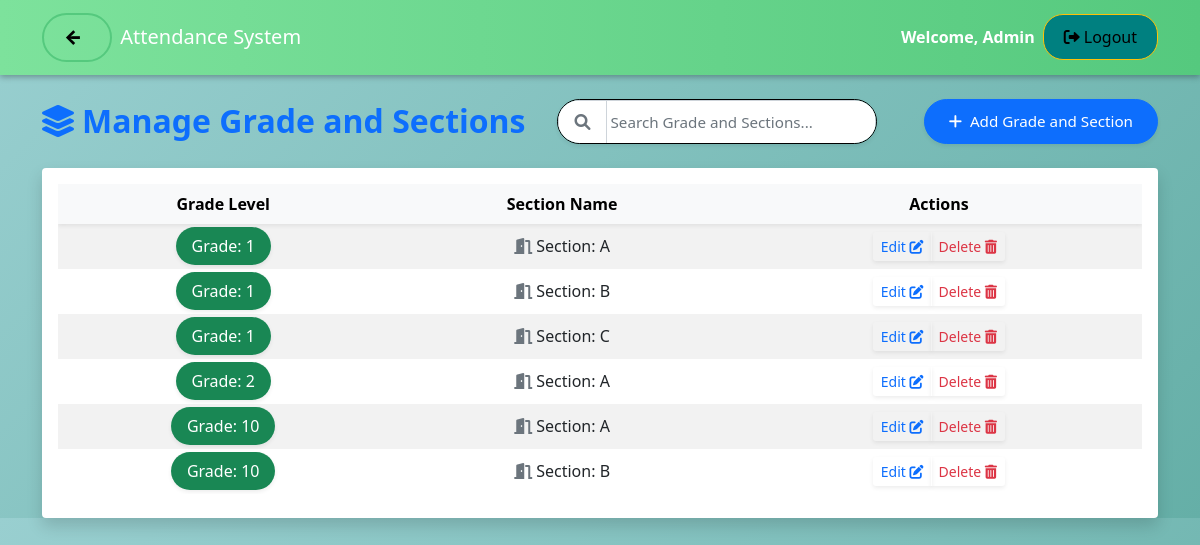
The app's page /admin/manage_sections.php (signed in) with its own data.
### tables this page shows
CREATE TABLE `sections` (
  `section_id` int(11) NOT NULL,
  `section_name` varchar(20) NOT NULL,
  `grade_level` int(11) NOT NULL
);

### admin/manage_sections.php (the view, shortened to what this page needs)
<?php
include '../includes/header.php';
$query = "SELECT * FROM sections ORDER BY grade_level, section_name";
$sections = $conn->query($query);
?>
<div class="row mb-4">
    <div class="col-md-12 d-flex justify-content-between align-items-center">
        <h2 class="mb-0 text-primary fw-bold d-flex align-items-center">
            <i class="fas fa-layer-group me-2"></i>Manage Grade and Sections
        </h2>
        <div class="input-group shadow-sm rounded-pill overflow-hidden me-3" style="width: 320px; height: 45px; border: 1px solid black;">
            <span class="input-group-text bg-white border-end-0 px-3"><i class="fas fa-search text-muted"></i></span>
            <input type="text" id="searchSectionInput" class="form-control ps-0"
                   placeholder=" Search Grade and Sections..."
                   style="height: 45px; font-size: 0.95rem;">
        </div>
        <button type="button" class="btn btn-primary rounded-pill shadow-sm px-4" data-bs-toggle="modal" data-bs-target="#addSectionModal" style="height: 45px; font-size: 0.95rem;">
            <i class="fas fa-plus me-1"></i> Add Grade and Section
        </button>
    </div>
</div>
<div class="card shadow rounded-4 border-0 bg-light-subtle">
    <div class="card-body pb-0 mb-4">
        <div class="table-responsive rounded-4">
            <table class="table table-hover align-middle table-striped table-borderless mb-0" id="sectionsTable" style="background: #fff;">
                <thead class="table-light sticky-top shadow-sm rounded-4">
                    <tr style="vertical-align: middle;">
                        <th class="text-center">Grade Level</th>
                        <th class="text-center">Section Name</th>
                        <th class="text-center">Actions</th>
                    </tr>
                </thead>
                <tbody>
                    <?php while ($section = $sections->fetch_assoc()): ?>
                        <tr><td class="text-center">
                                <span class="status-badge bg-success px-3 py-2 rounded-pill shadow-sm" style="color: #fff;">Grade: <?php echo $section['grade_level']; ?></span>
                            </td>
                            <td class="fw-semibold text-center"><i class="fas fa-door-open me-1 text-secondary"></i>Section: <?php echo $section['section_name']; ?></td>
                            <td class="text-center">
                                <div class="btn-group btn-group-sm" role="group">
                                    <button class="btn btn-outline-primary border-0 shadow-sm edit-section"
                                            data-id="<?php echo $section['section_id']; ?>"
                                            data-name="<?php echo $section['section_name']; ?>"
                                            data-grade="<?php echo $section['grade_level']; ?>"
                                            title="Edit Section">Edit
                                        <i class="fas fa-edit"></i>
                                    </button>
                                    <button class="btn btn-outline-danger border-0 shadow-sm delete-section"
                                            data-id="<?php echo $section['section_id']; ?>"
                                            title="Delete Section">Delete
                                        <i class="fas fa-trash-alt"></i>
                                    </button>
                                </div>
                            </td>
                        </tr>
                    <?php endwhile; ?>
                </tbody>
            </table>
        </div>
    </div>
</div>
<?php include '../includes/footer.php'; ?>

### includes/header.php (style rules this page uses)
body { background: linear-gradient(135deg, #99CFD0, #65afa7); }

### records on screen
sections: grade_level "1", section_name "A"
sections: grade_level "1", section_name "B"
sections: grade_level "1", section_name "C"
sections: grade_level "2", section_name "A"
sections: grade_level "10", section_name "A"
sections: grade_level "10", section_name "B"

### other values on screen
$_SESSION['name'] "Admin"
